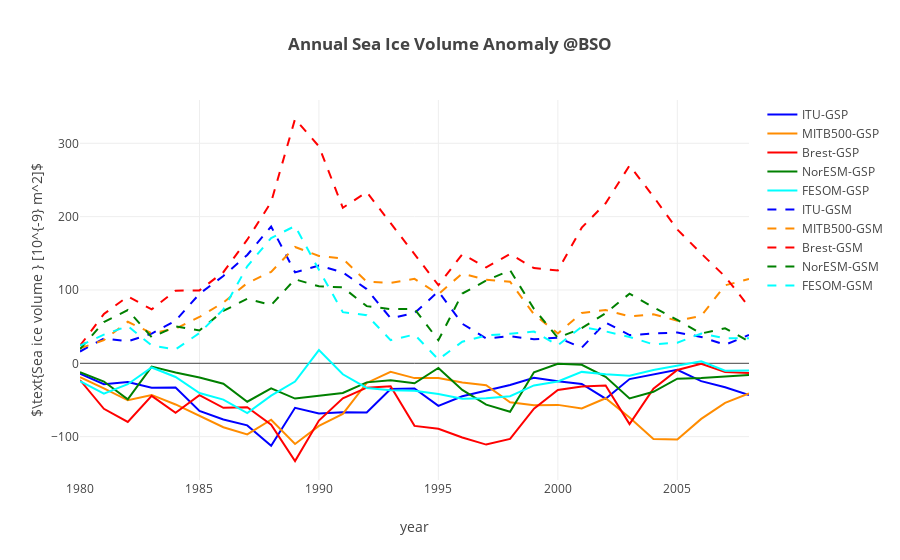

Here is the notebook cell this chart was saved with:
### Code cell
""" Plot annual mean of heat fluxes anomaly"""
modelnames = ['ITU' , 'MITB500', 'Brest', 'NorESM', 'FESOM']
colors = ['blue', 'darkorange', 'red', 'green', 'cyan']
colors2 = cl.scales['5']['qual']['Dark2'];
# names of the control, gsp and gsn variables [total]
ctln = ['ctlvice_barents', 'SIvolBK_c', 'refice_volume_BSKS', 'ice_volume_NorESM_BarentsKara_ctrl', 'ctlivol_BK']
gspn = ['gspvice_barents', 'SIvolBK_gsp', 'gspice_volume_BSKS', 'ice_volume_NorESM_BarentsKara_gsp', 'gspivol_BK']
gsnn = ['gsnvice_barents', 'SIvolBK_gsm', 'gsnice_volume_BSKS', 'ice_volume_NorESM_BarentsKara_gsn', 'gsnivol_BK']

coeffs = [1e-9, 1e-9, 1e-9, 1e-9, 1e-9]

layout = go.Layout(
    title='<b>Annual Sea Ice Volume Anomaly @BSO</b>',
    yaxis=dict(
        title='$\\text{Sea ice volume } [10^{-9} m^2]$'
        #range=[-14, 14]
    ),
    xaxis=dict(
        title='year'
    )
)    


def update_plot(models):
    
    datap = []
    datan = []
    for ind,mdl in enumerate(models):
        dnm = 'ds'+np.str(ind)+'.'+ctln[ind]+'.groupby(\'time.year\').mean().year'
        time = np.copy(eval(dnm))
        dnm = 'ds'+np.str(ind)+'.'+ctln[ind]+'.groupby(\'time.year\').mean()'
        dnm2 = 'ds'+np.str(ind)+'.'+gspn[ind]+'.groupby(\'time.year\').mean()'
        dnm3 = 'ds'+np.str(ind)+'.'+gsnn[ind]+'.groupby(\'time.year\').mean()'
        val1 = np.copy(eval(dnm2)-eval(dnm))*coeffs[ind]
        val2 = np.copy(eval(dnm3)-eval(dnm))*coeffs[ind]
        trace1 = go.Scatter(            
            x = time,
            y = val1,
            mode = 'lines',
            name = mdl+'-GSP',
            line = dict(
                width = 2,
                color = colors[ind],
                shape = 'smooth'
            )
        )
        datap.append(trace1)
        trace2 = go.Scatter(            
            x = time,
            y = val2,
            mode = 'lines',
            name = mdl+'-GSM',
            line = dict(
                width = 2,
                color = colors[ind],
                dash = 'dash',
                shape = 'smooth'
            )
        )
        datan.append(trace2)


   
    data = datap + datan
    
    fig = go.Figure(data=data, layout=layout)
    py.offline.iplot(fig)
     
update_plot(modelnames)

### Figure 1 — Plotly figure (JSON) as saved in the notebook; plotly's stock layout.template omitted (floating-point values rounded to 4 significant figures)
{"data": [{"line": {"color": "blue", "shape": "smooth", "width": 2}, "mode": "lines", "name": "ITU-GSP", "type": "scatter", "x": [1980, 1981, 1982, 1983, 1984, 1985, 1986, 1987, 1988, 1989, 1990, 1991, 1992, 1993, 1994, 1995, 1996, 1997, 1998, 1999, 2000, 2001, 2002, 2003, 2004, 2005, 2006, 2007, 2008], "y": [-14.28, -28.4, -25.4, -33.34, -33.09, -64.88, -76.53, -84.64, -112.3, -60.64, -68.32, -66.85, -67.1, -35.15, -34.23, -57.99, -44.9, -37.13, -29.67, -19.68, -24.6, -28.26, -48.28, -21.52, -15.52, -8.888, -24.28, -32.74, -43.18]}, {"line": {"color": "darkorange", "shape": "smooth", "width": 2}, "mode": "lines", "name": "MITB500-GSP", "type": "scatter", "x": [1980, 1981, 1982, 1983, 1984, 1985, 1986, 1987, 1988, 1989, 1990, 1991, 1992, 1993, 1994, 1995, 1996, 1997, 1998, 1999, 2000, 2001, 2002, 2003, 2004, 2005, 2006, 2007, 2008], "y": [-18.88, -34.06, -50.41, -43.11, -56.11, -71.64, -87.17, -96.97, -76.94, -110.0, -85.34, -68.98, -26.8, -11.67, -20.18, -20.0, -26.19, -29.94, -53.09, -57.04, -56.7, -61.66, -47.68, -73.98, -103.3, -104.1, -75.81, -53.88, -41.1]}, {"line": {"color": "red", "shape": "smooth", "width": 2}, "mode": "lines", "name": "Brest-GSP", "type": "scatter", "x": [1980, 1981, 1982, 1983, 1984, 1985, 1986, 1987, 1988, 1989, 1990, 1991, 1992, 1993, 1994, 1995, 1996, 1997, 1998, 1999, 2000, 2001, 2002, 2003, 2004, 2005, 2006, 2007, 2008], "y": [-22.79, -62.1, -80.02, -44.4, -67.47, -43.5, -60.73, -59.8, -83.78, -133.2, -78.11, -47.79, -33.25, -31.22, -85.32, -89.16, -101.2, -110.8, -103.1, -61.86, -36.29, -31.74, -30.21, -82.97, -34.54, -9.052, -0.5679, -11.79, -13.15]}, {"line": {"color": "green", "shape": "smooth", "width": 2}, "mode": "lines", "name": "NorESM-GSP", "type": "scatter", "x": [1980, 1981, 1982, 1983, 1984, 1985, 1986, 1987, 1988, 1989, 1990, 1991, 1992, 1993, 1994, 1995, 1996, 1997, 1998, 1999, 2000, 2001, 2002, 2003, 2004, 2005, 2006, 2007, 2008], "y": [-11.96, -24.83, -49.17, -4.42, -12.63, -19.24, -27.78, -52.42, -34.22, -48.1, -44.14, -40.49, -25.99, -23.05, -27.23, -6.418, -36.31, -56.32, -65.99, -12.32, -0.703, -2.027, -18.38, -47.84, -38.82, -20.98, -20.14, -18.17, -15.92]}, {"line": {"color": "cyan", "shape": "smooth", "width": 2}, "mode": "lines", "name": "FESOM-GSP", "type": "scatter", "x": [1980, 1981, 1982, 1983, 1984, 1985, 1986, 1987, 1988, 1989, 1990, 1991, 1992, 1993, 1994, 1995, 1996, 1997, 1998, 1999, 2000, 2001, 2002, 2003, 2004, 2005, 2006, 2007, 2008], "y": [-24.36, -41.3, -28.53, -5.701, -18.64, -40.49, -49.53, -67.82, -44.1, -24.95, 17.97, -14.96, -33.58, -36.82, -37.42, -41.97, -48.37, -47.62, -44.82, -30.16, -24.79, -11.69, -14.96, -16.94, -9.066, -2.836, 2.691, -10.07, -9.863]}, {"line": {"color": "blue", "dash": "dash", "shape": "smooth", "width": 2}, "mode": "lines", "name": "ITU-GSM", "type": "scatter", "x": [1980, 1981, 1982, 1983, 1984, 1985, 1986, 1987, 1988, 1989, 1990, 1991, 1992, 1993, 1994, 1995, 1996, 1997, 1998, 1999, 2000, 2001, 2002, 2003, 2004, 2005, 2006, 2007, 2008], "y": [16.09, 33.86, 29.9, 40.44, 58.09, 94.7, 119.1, 147.8, 186.6, 124.0, 133.3, 124.0, 101.2, 61.43, 68.46, 98.0, 53.95, 33.78, 36.95, 32.8, 35.02, 21.3, 55.66, 38.52, 40.52, 42.05, 35.93, 25.24, 38.72]}, {"line": {"color": "darkorange", "dash": "dash", "shape": "smooth", "width": 2}, "mode": "lines", "name": "MITB500-GSM", "type": "scatter", "x": [1980, 1981, 1982, 1983, 1984, 1985, 1986, 1987, 1988, 1989, 1990, 1991, 1992, 1993, 1994, 1995, 1996, 1997, 1998, 1999, 2000, 2001, 2002, 2003, 2004, 2005, 2006, 2007, 2008], "y": [20.56, 31.61, 56.66, 41.12, 47.16, 63.16, 82.87, 109.4, 124.8, 158.7, 146.3, 142.7, 111.3, 109.7, 115.2, 94.28, 122.5, 113.8, 111.4, 66.86, 40.75, 68.75, 72.63, 63.97, 66.83, 58.07, 64.6, 106.3, 114.9]}, {"line": {"color": "red", "dash": "dash", "shape": "smooth", "width": 2}, "mode": "lines", "name": "Brest-GSM", "type": "scatter", "x": [1980, 1981, 1982, 1983, 1984, 1985, 1986, 1987, 1988, 1989, 1990, 1991, 1992, 1993, 1994, 1995, 1996, 1997, 1998, 1999, 2000, 2001, 2002, 2003, 2004, 2005, 2006, 2007, 2008], "y": [24.03, 67.17, 91.2, 73.49, 99.05, 99.43, 124.3, 168.6, 219.8, 333.1, 295.8, 212.1, 233.5, 191.3, 149.5, 106.5, 148.8, 130.8, 148.9, 129.8, 126.6, 185.0, 218.2, 269.8, 227.3, 182.4, 149.7, 118.3, 77.05]}, {"line": {"color": "green", "dash": "dash", "shape": "smooth", "width": 2}, "mode": "lines", "name": "NorESM-GSM", "type": "scatter", "x": [1980, 1981, 1982, 1983, 1984, 1985, 1986, 1987, 1988, 1989, 1990, 1991, 1992, 1993, 1994, 1995, 1996, 1997, 1998, 1999, 2000, 2001, 2002, 2003, 2004, 2005, 2006, 2007, 2008], "y": [19.24, 56.34, 72.55, 35.52, 50.32, 44.77, 71.39, 88.1, 79.39, 114.5, 105.0, 103.5, 77.94, 73.96, 74.13, 31.45, 95.14, 112.8, 126.9, 74.27, 34.78, 47.86, 68.41, 94.91, 76.46, 59.13, 40.61, 47.8, 29.83]}, {"line": {"color": "cyan", "dash": "dash", "shape": "smooth", "width": 2}, "mode": "lines", "name": "FESOM-GSM", "type": "scatter", "x": [1980, 1981, 1982, 1983, 1984, 1985, 1986, 1987, 1988, 1989, 1990, 1991, 1992, 1993, 1994, 1995, 1996, 1997, 1998, 1999, 2000, 2001, 2002, 2003, 2004, 2005, 2006, 2007, 2008], "y": [24.13, 39.04, 50.72, 24.3, 18.87, 41.32, 73.59, 132.2, 170.9, 187.2, 127.5, 69.76, 65.63, 31.66, 39.23, 5.252, 29.39, 37.92, 40.31, 43.22, 24.55, 49.83, 43.5, 35.94, 25.83, 28.06, 40.65, 34.1, 34.21]}], "layout": {"title": "<b>Annual Sea Ice Volume Anomaly @BSO</b>", "xaxis": {"title": "year"}, "yaxis": {"title": "$\\text{Sea ice volume } [10^{-9} m^2]$"}}}
